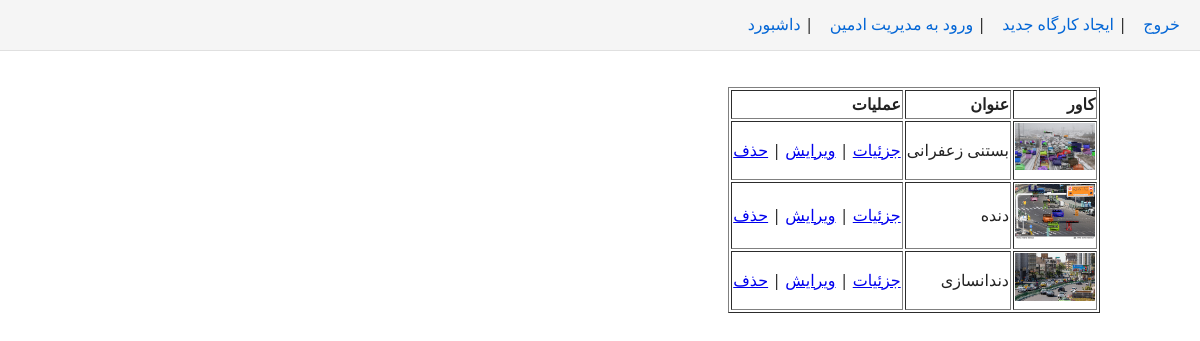
The page /dashboard/ (signed in) on the database its author committed.
### workshops/models.py (models this page shows, shortened)
class Workshop(models.Model):
    owner = models.ForeignKey(User, on_delete=models.CASCADE, related_name='workshops')
    name = models.CharField(max_length=255, verbose_name="نام کارگاه")
    description = models.TextField(verbose_name="توضیحات")
    cover_image = models.ImageField(upload_to='workshops/', null=True, blank=True)
    representative = models.CharField(max_length=255, verbose_name="نمایندگی")
    phone = models.CharField(max_length=20, verbose_name="شماره تماس")
    location = models.CharField(max_length=255, verbose_name="موقعیت کارگاه")
    product_type = models.CharField(max_length=255, verbose_name="نوع محصول")
    investment_needed = models.DecimalField(max_digits=12, decimal_places=2, verbose_name="سرمایه مورد نیاز")
    funded_percentage = models.DecimalField(max_digits=5, decimal_places=2, verbose_name="درصد تأمین شده", default=0)
    profit_percentage = models.DecimalField(max_digits=5, decimal_places=2, verbose_name="درصد سود")
    duration_months = models.IntegerField(verbose_name="مدت قرارداد (ماه)")
    contract_details = models.TextField(verbose_name="جزئیات قرارداد")

### backend/urls.py (the view)
# urls.py: path('dashboard/', dashboard_view, name='dashboard'),
@login_required
def dashboard_view(request):
    workshops = Workshop.objects.all()
    return render(request, 'dashboard.html', {'workshops': workshops})

### templates/dashboard.html (shortened to what this page needs)
{% extends "base.html" %}
{% block content %}
<table border="1">
    <thead>
        <tr>
            <th>کاور</th>
            <th>عنوان</th>
            <th>عملیات</th>
        </tr>
    </thead>
    <tbody>
        {% for workshop in workshops %}
        <tr>
            <td>
                {% if workshop.cover_image %}
                    <img src="{{ workshop.cover_image.url }}" width="80">
                {% else %}
                    بدون تصویر
                {% endif %}
            </td>
            <td>{{ workshop.name }}</td>
            <td>
                <a href="{% url 'workshop_detail' workshop.pk %}">جزئیات</a> |
                <a href="{% url 'workshop_edit' workshop.pk %}">ویرایش</a> |
                <a href="{% url 'workshop_delete' workshop.pk %}">حذف</a>
            </td>
        </tr>
        {% empty %}
        <tr><td colspan="3">هیچ کارگاهی وجود ندارد.</td></tr>
        {% endfor %}
    </tbody>
</table>
{% endblock %}

### templates/base.html (style rules this page uses)
:root { --main-font: "Vazir", "Tahoma", "Segoe UI", sans-serif; }
html, body { direction: rtl; text-align: right; font-family: var(--main-font); margin: 0; padding: 0; background: #fff; color: #222; line-height: 1.6; }

### rows shown on the page
Workshop: cover_image (picture), name "بستنی زعفرانی"
Workshop: cover_image (picture), name "دنده"
Workshop: cover_image (picture), name "دندانسازی"
